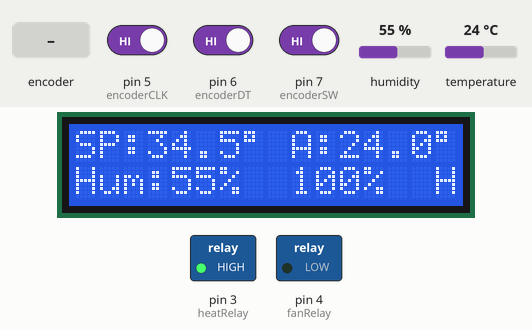
Simulated run of this sketch. Board: Arduino Uno, built with avr-gcc and run on an emulated ATmega328P. Parts: 16×2 character LCD, switched loads named in the sketch (green lamp = pin HIGH). The test bench sets the inputs (shaded band); at power-on: humidity 55 %, pin 7 (encoderSW) HIGH, pin 5 (encoderCLK) HIGH, pin 6 (encoderDT) HIGH, temperature 24 °C. EEPROM starts erased; what the sketch prints to the serial monitor is not drawn.

Above: at 6.2 s.
6.3 s: humidity set to 22 %
At 7.4 s:
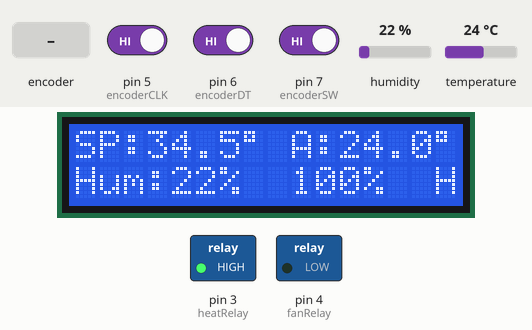
8.6 s: pin 7 (encoderSW) driven LOW
At 9.0 s:
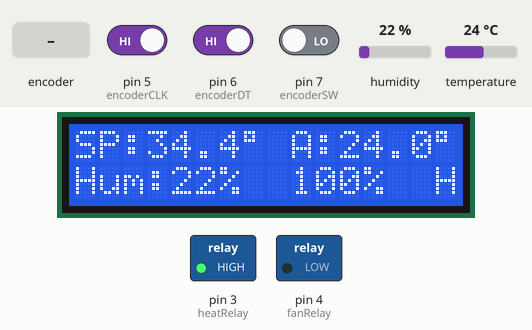
10.1 s: rotary encoder on pin 5 (encoderCLK) / pin 6 (encoderDT) turned 3 steps (first pin leading)
At 11.8 s:
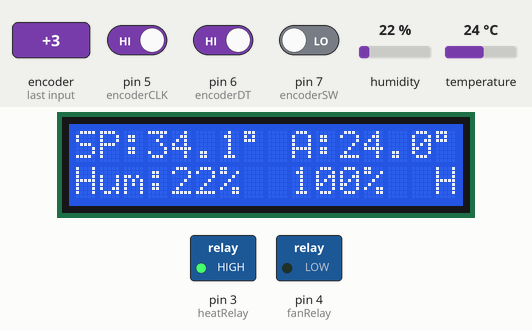
12.2 s: rotary encoder on pin 5 (encoderCLK) / pin 6 (encoderDT) turned 1 step (first pin leading)
At 13.2 s:
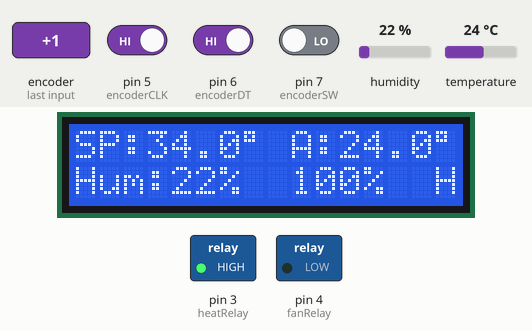
Timing chart, 0 to 14.9 s (numbered marks = the images above; inputs shaded):
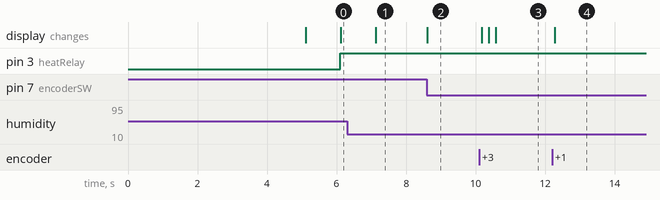

Measured:
- after the input at 6.3 s, the display: changes after 0.83 s (image 1)
- after the input at 8.6 s, the display: changes at once (image 2)
- after the input at 10.1 s, the display: first changes after 0.08 s (image 3 shows a later state)
- after the input at 12.2 s, the display: changes after 0.08 s (image 4)

The sketch:

ardBeeQueenPID3.ino
```cpp
String programName = "ardBeeQueenPID3";
String date = "201910012";
String author = "Jon Sagebrand";
String email = "jonsagebrand@gmail.com";

// enable plotting function
// all other output to serial will be suppressed
bool plot = 1;

/*******************************
   EEPROM setup
 *******************************/
// include EEPROM library
#include <EEPROM.h>
int eeAddr = 0; // address to store the set point temp

/*******************************
   DHT setup
 *******************************/
// include the DHT library
#include <DHT.h>
// define DHT pin
#define DHTPIN 2  // declare pin number
// uncomment one of the below sensors
//#define DHTTYPE DHT11   // DHT 11 used
#define DHTTYPE DHT22   // DHT 22  (AM2302), AM2321
//#define DHTTYPE DHT21   // DHT 21 (AM230)
// set up DHT sensor
DHT dht(DHTPIN, DHTTYPE);  // initialize DHT sensor
// wait time between temp reads, in milliseconds
unsigned long readMillis; // stores millis
int waitTime = 2000; // millis to wait between reads
// variables
double hum = 0; // read humidity
double temp = 0; // read temperature
double dewPoint = 0; // calculated dew point
double dewPointFast = 0; // another calculated dew point
double hic = 0;

/*******************************
   Input/Output pins setup
 *******************************/
// heating relay
const int heatRelay = 3;  // relay heating
int heatRelayState;
int heatState = 0; // current state of operation
int heatStateLast = 0; // last state of operation
// fan relay
const int fanRelay = 4;  // relay cooling
int fanRelayState = LOW; // fan is always on/off
int fanState = 0; // current state of operation
int fanStateLast = 0; // last state of operation

// rotary encoder pins
const int encoderCLK = 5; // rotary encoder CLK signal input pin
const int encoderDT = 6; // rotary encoder DT signal input pin
const int encoderSW = 7; // rotary encoders switch input pin, goes LOW when pressed
// for storing encoder values
int encoderCLKState = 0;
int encoderDTState = 0;
int encoderSWState = 0;
int encoderDTStateLast = 0;
int encoderSWStateLast = 0;
// times for debounce
unsigned long encoderSWTimeMillis = 0; // the last time encoder button was toggled
int debounce = 200;   // the debounce time, increase if the output flickers

/*******************************
   LCD setup
 *******************************/
// include the LCD library
#include <LiquidCrystal.h>
// set LCD pins
int LCD_RS = 13; // LCD RS, pin 4
int LCD_EN = 12; // LCD E, pin 6, Enable
int LCD_D4 = 11; // LCD D4, pin 11, databit 4
int LCD_D5 = 10; // LCD D5, pin 12, databit 5
int LCD_D6 = 9; // LCD D6, pin 13, databit 6
int LCD_D7 = 8; // LCD D7, pin 14, databit7
/* other pins on LCD are:
 * VSS, pin 1, GND
 * VDD, pin 2, +5V
 * V0, pin 3, 10k potentiometer, ends to +5V and GND, middle pin to V0, contrast
 * R/W, pin 5, GND, Read/Write
 * A, pin 15, 220ohm resistor, one end to +5V, other to A, back light anode, ~+4.2V
 * K, pin 16, GND, back light cathode
 * D0, pin 7, databit 0, not used/connected
 * D1, pin 8, databit 1, not used/connected
 * D2, pin 9, databit 2, not used/connected
 * D3, pin 10, databit 3, not used/connected
 */
// initialize the LCD library
LiquidCrystal lcd(LCD_RS, LCD_EN, LCD_D4, LCD_D5, LCD_D6, LCD_D7);
// columns and rows of the LCD
int lcdColumns = 16;
int lcdRows = 2;

/*******************************
   PID setup
 *******************************/
// include PID library by Brett Beauregard
#include <PID_v1.h>
// define variables
double setPointTemp = 34.5; // the goal temp, in degrees celsius
double Output; // the PIDs output
// specify tuning parameters
double Kp = 0.1, Ki = 5500.0, Kd = 1375.0; // PID variables
PID myPID(&temp, &Output, &setPointTemp, Kp, Ki, Kd, DIRECT);
// PID limits
unsigned long windowSize = 30000; // the time which the PID distributes between ON and OFF
int PIDCalculated; // for checking if PID has been calculated
unsigned long windowTime;
unsigned long onTimeVal; // on time value

/*******************************
   Text output setup
 *******************************/
// for calculation of length of values
String valString = "";
int valLength;

// text to print before temps
String setPointTempText = "SP:";
String actualTempText = "A:";
String humidityText = "Hum:";

// LCD text offsets
const int setPointYOffset = 0;
const int actualTempYOffset = 9;
const int humidityYOffset = 0;
const int PIDYOffset = 9;

// buffer to store float to string
char dtostrfbuffer[5];

void setup(void) {

  // start LCD
  lcd.begin(lcdColumns, lcdRows);
  // print a message to the LCD
  lcd.setCursor(0, 0);
  lcd.print(programName);
  lcd.setCursor(0, 1);
  lcd.print("Booting ...");

  // start serial port
  lcd.setCursor(0, 1);
  lcd.print("Starting serial ...");
  Serial.begin(9600);

  // print information
  if (!plot) Serial.println(programName);
  if (!plot) Serial.println(date);
  if (!plot) Serial.print("by ");
  if (!plot) Serial.print(author);
  if (!plot) Serial.println(email);
  if (!plot) Serial.println();

  // read set temp from eeprom
  if (!plot) Serial.println("Reading last temp from eeprom ...");
  lcd.setCursor(0, 1);
  lcd.print("Reading last temp ...");
  float f = 0.00f;
  EEPROM.get( eeAddr, f );
  if (!plot) Serial.println( f );

  // check if there is a value stored in eeprom
  // if so, then use it as set point,
  // else store the predefined value
  if ( isnan(f) ) {
    if (!plot) Serial.println("No value found in eeprom");
    if (!plot) Serial.print("Storing value: ");
    if (!plot) Serial.println(setPointTemp);
    EEPROM.put(eeAddr, setPointTemp);
  } else {
    if (!plot) Serial.print("Found a value stored in eeprom: ");
    if (!plot) Serial.println(f);
    if (!plot) Serial.println("Using it as set point temperature");
    setPointTemp = f;
    if (!plot) Serial.println();
  }

  // start DHT sensor
  if (!plot) Serial.println("Starting DHT sensor ...");
  lcd.setCursor(0, 1);
  lcd.print("Starting sensor ...");
  dht.begin();  // start up dht sensors

  // define in- and outputs
  // relay pins
  if (!plot) Serial.println("Starting outputs  ...");
  lcd.setCursor(0, 1);
  lcd.print("Starting outputs ...");
  pinMode(heatRelay, OUTPUT);
  pinMode(fanRelay, OUTPUT);
  // rotary encoder pins
  if (!plot) Serial.println("Starting inputs ...");
  lcd.setCursor(0, 1);
  lcd.print("Starting inputs ...");
  pinMode(encoderCLK, INPUT);
  pinMode(encoderDT, INPUT);
  pinMode(encoderSW, INPUT);

  // start PID
  if (!plot) Serial.println("Starting PID ...");
  lcd.setCursor(0, 1);
  lcd.print("Starting PID ...");
  myPID.SetOutputLimits(0, 1000); // 1000 steps in the control loop
  myPID.SetSampleTime(1000); //default is 100 miliseconds
  myPID.SetMode(MANUAL);// clears windup anc verifies PID calculations are correct based on sample time
  delay(5000); // prep the millis() timer below to have 5 seconds on it before PID starts calculating and turns on the heater
  myPID.SetMode(AUTOMATIC); // // start the PID ready for first calculation

  lcd.clear();

  printSetPoint(); // print set point temp to LCD
  printHeatState(); // print heat state to LCD and serial

  if (!plot) Serial.println("Program starts ...");
  if (!plot) Serial.println();
}

void loop(void) {
  /*******************************
     Rotary Encoder
   *******************************/
  encoderCLKState = digitalRead(encoderCLK); // read rotary encoder
  encoderDTState = digitalRead(encoderDT);
  encoderSWState = digitalRead(encoderSW);

  if ( encoderSWState == 0 ) { // button is pressed
    if ((encoderDTStateLast == 0) && (encoderDTState == 1)) { // encoder has been turned
      if (encoderCLKState == 0) { // encoder is turned clockwise
        setPointTemp += 0.1;
        if (!plot) Serial.print("Increasing set point. New value: ");
      } else { // encoder is turned anti clockwise
        setPointTemp -= 0.1;
        if (!plot) Serial.print("Decreasing set point. New value: ");
      }
      if (!plot) Serial.println(setPointTemp);
    }
    encoderDTStateLast = encoderDTState; // store last value of encoder
  }

  if ( encoderSWState != encoderSWStateLast ) { // button has toggled
    if ( encoderSWState == 0 ) { // button was pressed
      if (!plot) Serial.println("Button is down");
    } else { // button was released
      if (!plot) Serial.println("Button is up");
      if (!plot) Serial.print("Storing new value to eeprom: ");
      if (!plot) Serial.print(setPointTemp);
      if (!plot) Serial.println(" ...");
      EEPROM.put(eeAddr, setPointTemp); // write new set point to eeprom
    }
    encoderSWStateLast = encoderSWState; // store last value of encoder switch
    if (!plot) Serial.println();
  }

  printSetPoint(); // print the new set point temp to LCD

  /*******************************
     Temperature
   ********************************/
  if ( encoderSWState ) { // only read values if encoder button is UP
    if ( millis() - readMillis >= waitTime ) { // check if it is time to read sensor
      if (!plot) Serial.println("Requesting humidity and temperature ...");
      hum = dht.readHumidity(); // read humidity
      temp = dht.readTemperature(); // read temperature as celsius

      if (isnan(hum) || isnan(temp)) { // check if any reads failed
        if (!plot) Serial.println(F("Failed to read from DHT sensor!"));
        return;
      }
      else {
        if (plot) {
          Serial.print(setPointTemp); // print set point, temperature in celcius
          Serial.print(",");
          Serial.print(temp); // print process value, temperature in celsius
          Serial.print(",");
          Serial.print(hum); // prints humidity, relative %
          Serial.print(",");
          Serial.print(10 + Output / 100); // prints PID output 10-20
          Serial.print(",");
          Serial.println(heatState * 10); // 0 = cooling off, 10 = heating, 20 = waiting
        }
      }
      printActualValues(); // print measured values to serial and LCD
      readMillis = millis(); // this is the time when sensor was last read
    }
  }

  /*******************************
     PID
   *******************************/
  PIDCalculated = myPID.Compute(); // this only calculates once every second and returns TRUE when it does
  writeToheatRelay(Output); // switch relay on or off
  if (PIDCalculated) {
    if (!plot) Serial.print("SP: ");
    if (!plot) Serial.print(setPointTemp);
    if (!plot) Serial.print("°C, PV: ");
    if (!plot) Serial.print(temp);
    if (!plot) Serial.print("°C, PIDout: ");
    if (!plot) Serial.print(Output / 10);
    if (!plot) Serial.print("%, WT: ");
    if (!plot) Serial.print(windowTime);
    if (!plot) Serial.print(", OTV: ");
    if (!plot) Serial.println(onTimeVal);
    if (!plot) Serial.print(", HRS: ");
    if (!plot) Serial.println((heatRelayState) ? "On" : "OFF");
    if (!plot) Serial.println();
    printPIDOutput(); // print PID output to LCD
  }

  if ( heatState != heatStateLast ) { // there has been a change in heating or cooling
    printHeatState(); // print heat state to LCD and serial
    heatStateLast = heatState; // store last value
  }

  /*******************************
   Fan
  *******************************/
  digitalWrite(fanRelay, fanRelayState);

  if ( fanState != fanStateLast ) { // there has been a change in fan status
    printFanState(); // print fan status to LCD and serial
    fanStateLast = fanState; // store last value
  }
}

// dewPoint function NOAA
// reference: http://wahiduddin.net/calc/density_algorithms.htm
double dewPointFunction(double celsius, double humidity) {
  double A0 = 373.15 / (273.15 + celsius);
  double SUM = -7.90298 * (A0 - 1);
  SUM += 5.02808 * log10(A0);
  SUM += -1.3816e-7 * (pow(10, (11.344 * (1 - 1 / A0))) - 1);
  SUM += 8.1328e-3 * (pow(10, (-3.49149 * (A0 - 1))) - 1);
  SUM += log10(1013.246);
  double VP = pow(10, SUM - 3) * humidity;
  double T = log(VP / 0.61078);   // temp var
  return (241.88 * T) / (17.558 - T);
}

// delta max = 0.6544 wrt dewPoint()
// 5x faster than dewPoint()
// reference: http://en.wikipedia.org/wiki/Dew_point
double dewPointFastFunction(double celsius, double humidity) {
  double a = 17.271;
  double b = 237.7;
  double temp = (a * celsius) / (b + celsius) + log(humidity / 100);
  double Td = (b * temp) / (a - temp);
  return Td;
}

int intToStringToLength(int val) { // returns how many numbers in integer
  valString = String(val); // convert to string
  valLength = valString.length(); // count number of characters in string
  return valLength;
}

void printSetPoint() { // prints set point temp to LCD
  lcd.setCursor(setPointYOffset, 0);
  lcd.print(setPointTempText);
  valLength = setPointTempText.length(); // number of characters before digits
  lcd.setCursor(setPointYOffset + valLength, 0);
  lcd.print(setPointTemp, 1); // prints set point
  dtostrf(setPointTemp, 1, 1, dtostrfbuffer);
  valLength = valLength + strlen(dtostrfbuffer); // number of characters before digits + number of digits
  lcd.setCursor(setPointYOffset + valLength, 0);
  lcd.print((char)223); // prints degree sign
  lcd.setCursor(setPointYOffset + valLength + 1, 0);
  lcd.print(" ");
}

void printActualValues() { // prints measured values to serial and LCD
  dewPoint = dewPointFunction(temp, hum);   // calculate dew points in two different ways
  dewPointFast = dewPointFastFunction(temp, hum);

  hic = dht.computeHeatIndex(temp, hum, false);   // calculate heat index in Celsius (isFahrenheit = false)

  if (!plot) Serial.print("    Dew Point: ");
  if (!plot) Serial.println(dewPoint);
  if (!plot) Serial.print("    Dew Point Fast: ");
  if (!plot) Serial.println(dewPointFast);
  if (!plot) Serial.print("    Heat Index: ");
  if (!plot) Serial.println(hic);

  if (!plot) Serial.print("    Temperature: ");
  if (!plot) Serial.println(temp);

  lcd.setCursor(actualTempYOffset, 0);
  lcd.print(actualTempText);
  valLength = actualTempText.length();
  lcd.setCursor(actualTempYOffset + valLength, 0);
  lcd.print(temp, 1);
  dtostrf(temp, 1, 1, dtostrfbuffer);
  valLength = valLength + strlen(dtostrfbuffer);
  lcd.setCursor(actualTempYOffset + valLength, 0);
  lcd.print((char)223);
  lcd.setCursor(actualTempYOffset + valLength + 1, 0);
  lcd.print(" ");

  if (!plot) Serial.print("    Humidity: ");
  if (!plot) Serial.println(hum);

  lcd.setCursor(humidityYOffset, 1);
  lcd.print(humidityText);
  valLength = humidityText.length(); // number of characters before digits
  lcd.setCursor(humidityYOffset + valLength, 1);
  lcd.print(hum, 0);
  dtostrf(hum, 1, 0, dtostrfbuffer);
  valLength = valLength + strlen(dtostrfbuffer);
  lcd.setCursor(humidityYOffset + valLength, 1);
  lcd.print("%  ");

  if (!plot) Serial.println();
}

void printPIDOutput() { // prints PID output to LCD
  lcd.setCursor(PIDYOffset, 1);
  int output = round(Output / 10);
  lcd.print(output);
  valLength = intToStringToLength(output);
  lcd.setCursor(PIDYOffset + valLength, 1);
  lcd.print("%  ");
}

void printHeatState() { // prints heat state (ie C, H or W) to LCD and serial
  if ( heatState == 0 ) {
    if (!plot) Serial.println("Cooling ...");
    lcd.setCursor(15, 1);
    lcd.print("C");
  } else if ( heatState == 1 ) {
    if (!plot) Serial.println("Heating ...");
    lcd.setCursor(15, 1);
    lcd.print("H");
  } else {
    if (!plot) Serial.println("At goal temp or waiting for button to come up");
    lcd.setCursor(15, 1);
    lcd.print("W");
  }
  if (!plot) Serial.println();
}

void printFanState() { // prints fan state to LCD and serial
	  if ( fanState == 1 ) {
	    if (!plot) Serial.println("Fan ON");
	    lcd.setCursor(14, 1);
	    lcd.print("F");
	  } else {
	    if (!plot) Serial.println("Fan OFF");
	    lcd.setCursor(14, 1);
	    lcd.print(" ");
	  }
	  if (!plot) Serial.println();
}

void writeToheatRelay(double value) {
  windowTime = millis() % windowSize; // convert millis into a millisecond counter that resets at windowSize
  onTimeVal = (unsigned long)(value * (double)windowSize / 1000.0); // convert windowSize into seconds and multiply it by output which ranges from 0 to 1000

  if (onTimeVal > windowTime) {
    heatRelayState = HIGH;
    heatState = 1;

  } else {
    heatRelayState = LOW;
    heatState = 0;
  }

  digitalWrite(heatRelay, heatRelayState); // set the output
  /*
    // short cycle prevention (Blink without delay)
    static unsigned long ShortCycleTimer;
    if ((millis() - ShortCycleTimer) >= (5000)) {
    if ((digitalRead(heatRelay) == LOW) && (heatRelayState = HIGH)) {
    	ShortCycleTimer = millis(); // this sets a blink without delay timer that prevents the following line from triggeringfor 5 seconds after it changes the output to HIGH
    }
    digitalWrite(heatRelay, heatRelayState); // set the output
    }
  */
}
```
